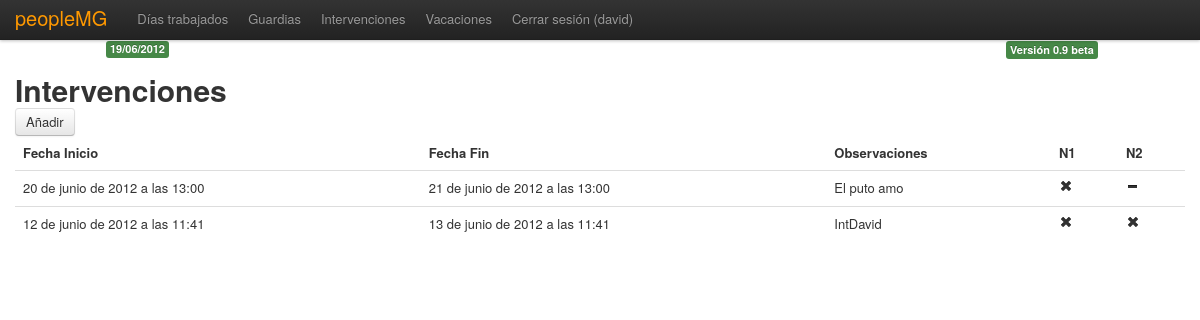
The app's page /intervenciones/ (signed in) with its own data.
### peoplemg/models.py (models this page shows, shortened)
class Intervencion(models.Model):
    fini = models.DateTimeField(blank=True)
    ffin = models.DateTimeField(blank=True)
    observaciones = models.TextField(blank=True)
    user = models.ForeignKey(User)
    v_n1 = models.IntegerField(blank=True)
    v_n2 = models.IntegerField(blank=True)

### peoplemg/views.py (the view)
def intervenciones_page(request):
    i = Intervencion.objects.filter(user=request.user.id).order_by('-id')
    if request.method == 'POST':
        form = IntervencionesForm(request.POST)
        if form.is_valid():
            formfini = form.cleaned_data['fini']
            formffin = form.cleaned_data['ffin']
            formobs = form.cleaned_data['obs']
            intervencion = Intervencion(fini=formfini, ffin=formffin, observaciones=formobs, user=request.user, v_n1=0, v_n2=0)
            intervencion.save()
            return HttpResponseRedirect('/intervenciones/')
    else:
        form = IntervencionesForm()
    variables = RequestContext(request, {
        'form': form
    })
    return render_to_response(
        'intervenciones.html',
        {'user': request.user,
        'intervenciones': i},
        variables
    )

### peoplemg/templates/intervenciones.html (shortened to what this page needs)
{% extends "base.html" %}
	{% block head %}Intervenciones{% endblock %}
	{% block content %}
	{% if user.username %}
		<table border="0" cellpadding="12" cellspacing="10" class="table">
		<thead>
		<tr>
			<th>Fecha Inicio</th>
			<th>Fecha Fin</th>
			<th>Observaciones</th>
			<th>N1</th>
			<th>N2</th>
		</tr>
		</thead>
		<form action="." method="post">
		<a href="#" id="mostrar" class="btn">Añadir</a>
		</form>
		{% for intervencion in intervenciones %}
		<tr>
			<td>{{ intervencion.fini }}</td>
			<td>{{ intervencion.ffin }}</td>
			<td>{{ intervencion.observaciones }}</td>
			<td class="n1">{{ intervencion.v_n1}}</td>
			<td class="n2">{{ intervencion.v_n2}}</td>
		</tr>
		{% endfor %}
		</table>
	{% else %}
		<p>Esto es una página restringida, debes loguearte para acceder.<br />
		<a href="/">login</a>
		</p>
{% endif %}
{% endblock %}

### peoplemg/templates/base.html (shortened to what this page needs)
<!DOCTYPE html>
<html lang="es">
	<head>
		<link rel="stylesheet" type="text/css" href="/site_media/css/bootstrap.css" />
		<link rel="stylesheet" type="text/css" href="/site_media/css/bootstrap-responsive.css" />
	</head>
	<body>
      NAV BAR
      <div class="navbar navbar-fixed-top">
        <div class="navbar-inner">
          <div class="container">
            <a class="brand" href="/">peopleMG</a>
            <div class="nav-collapse">
               <ul class="nav">
                <li class="">
                  <a href="/jornadas/">Días trabajados</a>
                </li>
                <li class="">
                  <a href="/guardias/">Guardias</a>
                </li>
                <li class="">
                  <a href="/intervenciones/">Intervenciones</a>
                </li>
                <li class="">
                  <a href="/vacaciones/">Vacaciones</a>
                </li>
                {% if user.username %}
                <li class="">
                  <a href="/logout/">Cerrar sesión ({{user.username}})</a>
                </li>
                {% endif %}
              </ul>
            </div>
          </div>
        </div>
      </div>
  <br /><br /><br /><br />
      <div class="container">
        <h1>{% block head %}{% endblock %}</h1>
      {% block content %}{% endblock %}
      </div>
      <div class="row footer">
        <div class="span2 offset12">
          <span style="text-align:right;" class="label label-success">Versión 0.9 beta</span>
        </div>
        <div class="span2 offset3">
          <span class="label label-success date">{% now "SHORT_DATE_FORMAT" %}</span>
        </div>
      </div>
    </body>
</html>

### records on screen
Intervencion: fini "20 de junio de 2012 a las 13:00", ffin "21 de junio de 2012 a las 13:00", observaciones "El puto amo"
Intervencion: fini "12 de junio de 2012 a las 11:41", ffin "13 de junio de 2012 a las 11:41", observaciones "IntDavid"

### other values on screen
{{ user.username }} "david"
